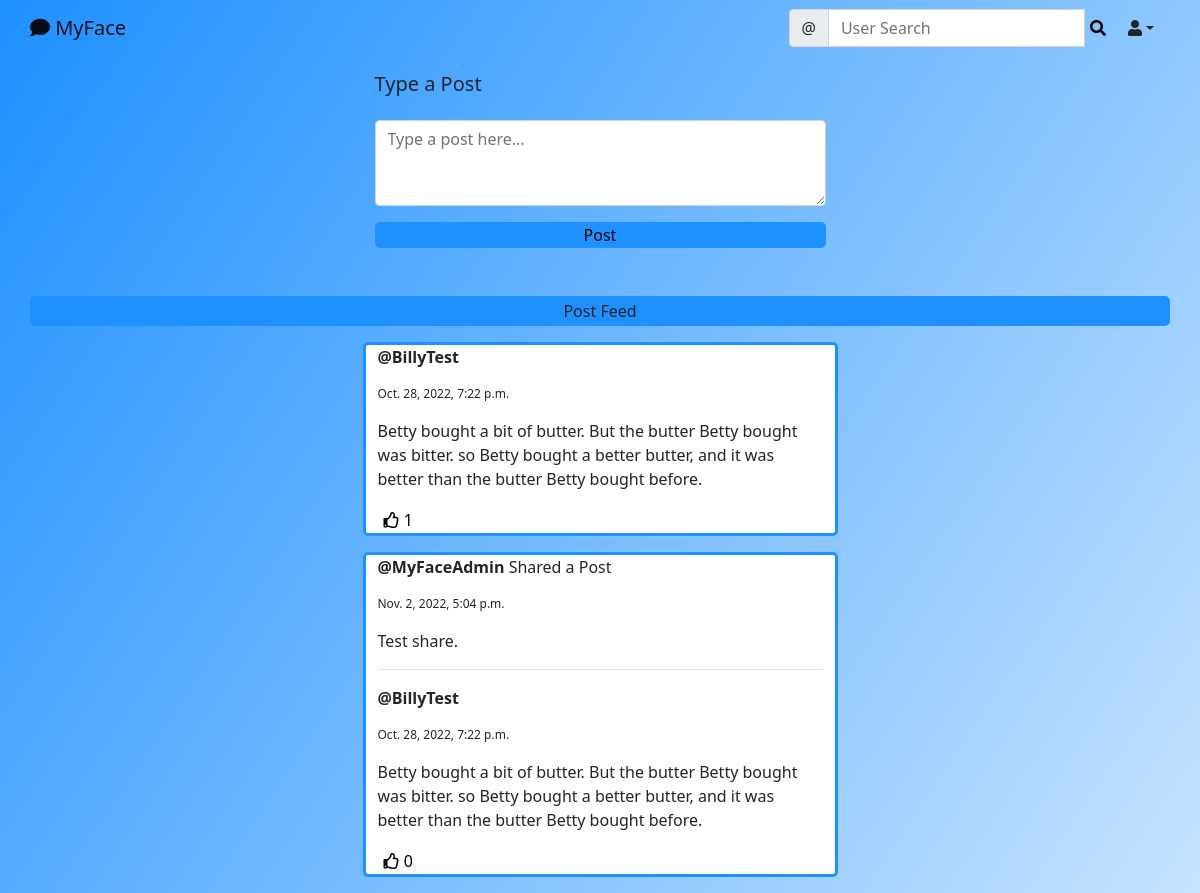
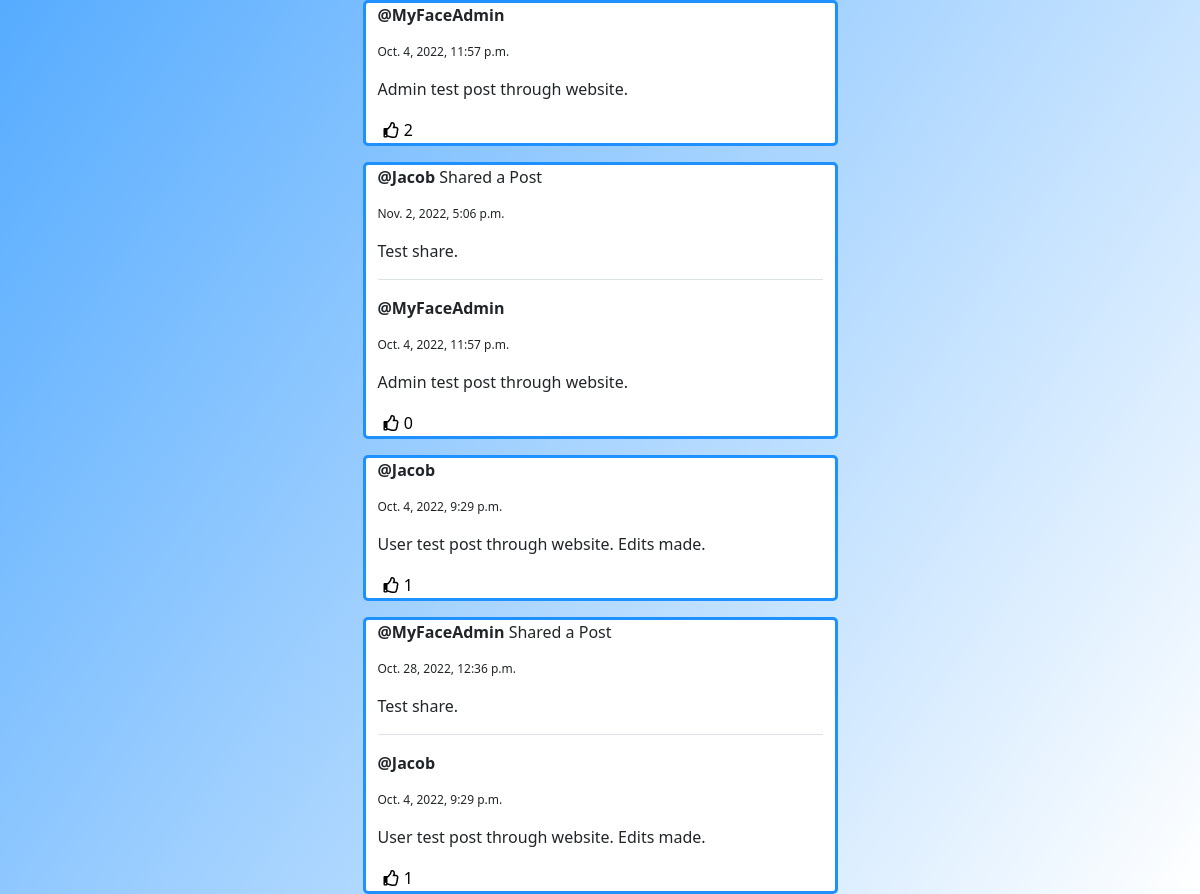
The app's page /social/ (signed in) with its own data (2 pictures, top to bottom).
### social/models.py (models this page shows)
class Post(models.Model):
    shared_body = models.TextField(blank=True, null=True)
    body = models.TextField()
    created_on = models.DateTimeField(default=localtime(now()))
    shared_on = models.DateTimeField(blank=True, null=True)
    author = models.ForeignKey(User, on_delete=models.CASCADE)
    shared_user = models.ForeignKey(User, on_delete=models.CASCADE, null=True, blank=True, related_name='+')
    likes = models.ManyToManyField(User, blank=True, related_name='likes')
    class Meta:
        ordering = ['-created_on', '-shared_on']

### social/views.py (the view, shortened to what this page needs)
# urls.py: path('', PostListView.as_view(), name='post-list'),
class PostListView(View):
    def get(self, request, *args, **kwargs):
        posts = Post.objects.all().order_by('-created_on')
        form = PostForm()
        share_form = ShareForm()
        context = {
            'post_list': posts,
            'form': form,
            'shareform': share_form,
        }
        return render(request, 'social/post_list.html', context)

### social/forms.py
class PostForm(forms.ModelForm):
    body = forms.CharField(
        label='',
        widget=forms.Textarea(
            attrs={'rows': '3',
                   'placeholder': 'Type a post here...'}
        ))
    class Meta:
        model = Post
        fields = ['body']

class ShareForm(forms.Form):
    body = forms.CharField(
    label='',
    widget=forms.Textarea(attrs={
        'rows': '3',
        'placeholder': 'Say Something About This Post...'
    }))

### social/templates/social/post_list.html (shortened to what this page needs)
{% extends 'landing/base.html' %}
{% load crispy_forms_tags %}
{% block content %}
    <div class="container">
        <div class="row justify-content-center mt-3">
            <div class="col-md-5 col-sm-12">
                <h5>Type a Post</h5>
            </div>
        </div>
        <div class="row justify-content-center mt-3 mb-5">
            <div class="col-md-5 col-sm-12">
                <form method="POST">
                    {{ form | crispy }}
                    <div class="d-grid gap-2">
                        <button class="button button-primary mt-3", style="background-color:dodgerblue; border:none; border-radius:5px;">Post</button>
                    </div>
                </form>
            </div>
        </div>
        <p class="row justify-content-center mt-3", style="border:solid; border-radius:5px; border-color:dodgerblue; background-color:dodgerblue;"> Post Feed </p>
        {% for post in post_list %}
        <div class="row justify-content-center mt-3">
            <div class="col-md-5 col-sm-1 position-relative", style="border:solid; border-radius:5px; border-color:dodgerblue; background-color:white;">
                {% if post.shared_user %}
                  <p><strong>@{{ post.shared_user }}</strong> Shared a Post</p>
                  <p style="font-size: 12px;">{{ post.shared_on }}</p>
                {% endif %}
                {% if post.shared_body %}
                  <div class="position-relative border-bottom mb-3">
                    <p>{{ post.shared_body }}</p>
                  </div>
                {% endif %}
                <p><strong>@{{ post.author }}</strong></p>
                <p style="font-size: 12px;">{{ post.created_on }}</p>
                <p>{{ post.body }}</p>
                <div class="d-flex flex-row">
                    <form method="POST" action="{% url 'like' post.pk %}">
                        <button style="background-color: transparent; border: none; box-shadow: none;" type="submit"><i class="far fa-thumbs-up"></i> <span>{{ post.likes.all.count }}</span></button>
                    </form>
                </div>
            </div>
        </div>
        {% endfor %}
    </div>
{% endblock content %}

### records on screen
Post: author "BillyTest", created_on "Oct. 28, 2022, 7:22 p.m.", body "Betty bought a bit of butter. But the butter Betty bought was bitter. so Betty bought a better butter, and it was better than the butter Betty bought before.", likes.all.count "1"
Post: shared_user "MyFaceAdmin", shared_on "Nov. 2, 2022, 5:04 p.m.", shared_body "Test share.", author "BillyTest", created_on "Oct. 28, 2022, 7:22 p.m.", body "Betty bought a bit of butter. But the butter Betty bought was bitter. so Betty bought a better butter, and it was better than the butter Betty bought before.", likes.all.count "0"
Post: author "MyFaceAdmin", created_on "Oct. 4, 2022, 11:57 p.m.", body "Admin test post through website.", likes.all.count "2"
Post: shared_user "Jacob", shared_on "Nov. 2, 2022, 5:06 p.m.", shared_body "Test share.", author "MyFaceAdmin", created_on "Oct. 4, 2022, 11:57 p.m.", body "Admin test post through website.", likes.all.count "0"
Post: author "Jacob", created_on "Oct. 4, 2022, 9:29 p.m.", body "User test post through website. Edits made.", likes.all.count "1"
Post: shared_user "MyFaceAdmin", shared_on "Oct. 28, 2022, 12:36 p.m.", shared_body "Test share.", author "Jacob", created_on "Oct. 4, 2022, 9:29 p.m.", body "User test post through website. Edits made.", likes.all.count "1"
